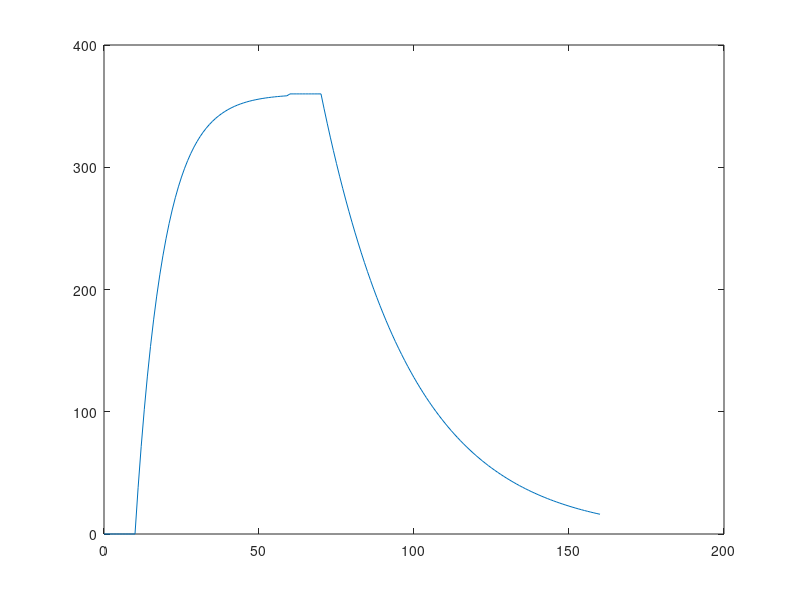

Source code (MATLAB):
%%----------------------------------------------------%%
%%----- Mohamadreza Delbari
%%----- Please cite: Fast Reconfiguration of LC-RISs in TDMA Protocol
%%----- Please cite: DOI: 10.1109/ICCWorkshops59551.2024.10615422
%%----------------------------------------------------%%
clear all
clc
close all
t=0:160;
f=t*0;
for t=10:60
    f(t+1)=360*(1-exp(-(t-10)/9));
end
for t=60:70
    f(t+1)=360;
end
for t=70:160
    f(t+1)=360*(exp(-(t-70)/29));
end
t=0:160;
plot(t,f)
AA=[t',f'];
